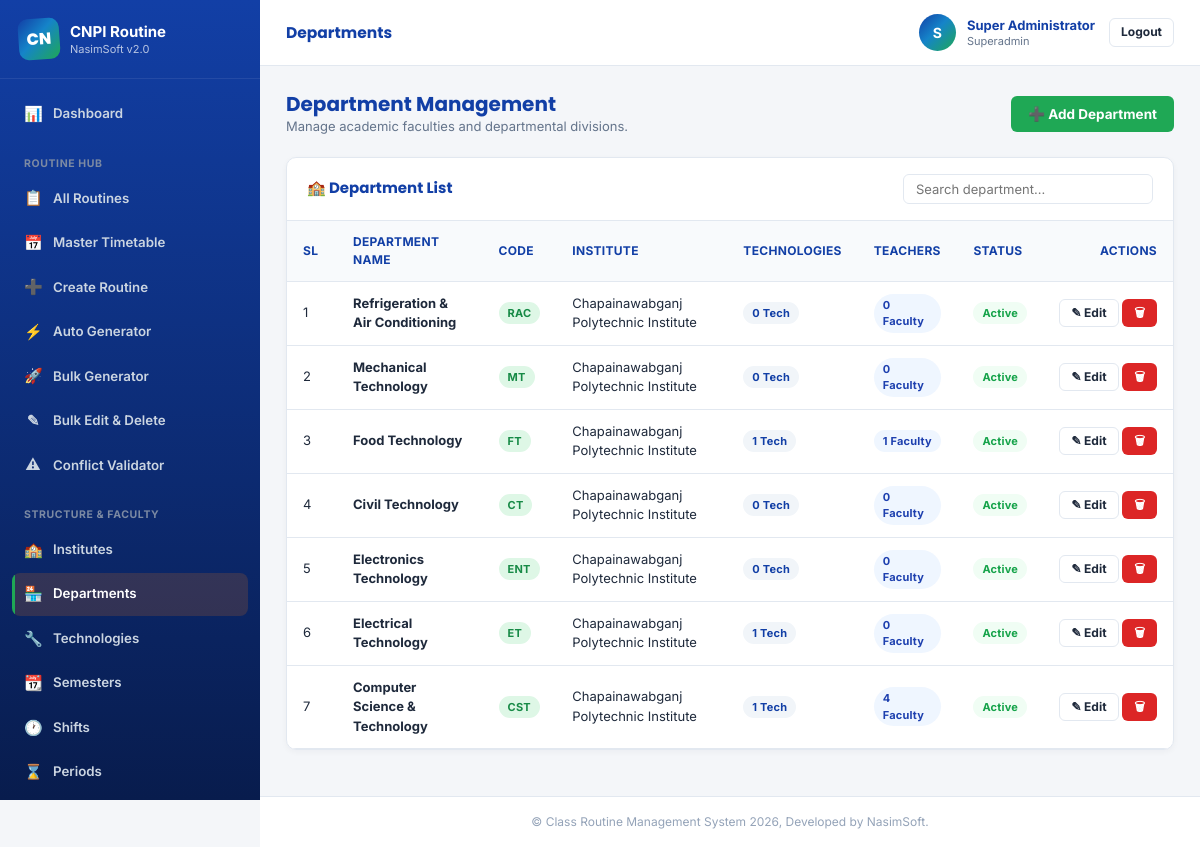
The app's page /admin/departments.php (signed in) with its own data.
### tables this page shows
CREATE TABLE `departments` (
    `id` INT AUTO_INCREMENT PRIMARY KEY,
    `institute_id` INT NOT NULL,
    `name` VARCHAR(150) NOT NULL,
    `code` VARCHAR(30) NOT NULL,
    `active` TINYINT(1) NOT NULL DEFAULT 1,
    `created_at` TIMESTAMP DEFAULT CURRENT_TIMESTAMP,
    `updated_at` TIMESTAMP DEFAULT CURRENT_TIMESTAMP ON UPDATE CURRENT_TIMESTAMP,
    FOREIGN KEY (`institute_id`) REFERENCES `institutes`(`id`) ON DELETE CASCADE,
    INDEX `idx_dept_institute` (`institute_id`),
    INDEX `idx_dept_code` (`code`)
);

CREATE TABLE `institutes` (
    `id` INT AUTO_INCREMENT PRIMARY KEY,
    `name` VARCHAR(255) NOT NULL,
    `short_name` VARCHAR(50) NOT NULL,
    `code` VARCHAR(50) NULL,
    `address` TEXT NULL,
    `email` VARCHAR(120) NULL,
    `phone` VARCHAR(50) NULL,
    `logo_path` VARCHAR(255) NULL,
    `created_at` TIMESTAMP DEFAULT CURRENT_TIMESTAMP,
    `updated_at` TIMESTAMP DEFAULT CURRENT_TIMESTAMP ON UPDATE CURRENT_TIMESTAMP
);

### includes/functions.php (called while the page is built, shortened)
<?php
function generateCsrfToken(): string {
    return $_SESSION['csrf_token'];
}

### admin/departments.php (the view, shortened to what this page needs)
<?php
$db = Database::getInstance();
$departments = $db->query("
    SELECT d.*, i.name as institute_name,
           (SELECT COUNT(*) FROM technologies WHERE department_id = d.id) as tech_count,
           (SELECT COUNT(*) FROM teachers WHERE department_id = d.id) as teacher_count
    FROM departments d
    LEFT JOIN institutes i ON d.institute_id = i.id
    ORDER BY d.id DESC
")->fetchAll();
require_once __DIR__ . '/../includes/header.php';
?>
<div style="display: flex; justify-content: space-between; align-items: center; margin-bottom: 20px;">
    <div>
        <h2 style="color: var(--navy-blue); font-size: 20px; font-weight: 700;">Department Management</h2>
        <p style="color: var(--text-muted); font-size: 13px;">Manage academic faculties and departmental divisions.</p>
    </div>
    <button class="btn btn-accent" onclick="App.openModal('deptModal')">&#10133; Add Department</button>
</div>
<div class="card">
    <div class="card-header">
        <h3>&#127979; Department List</h3>
        <input type="text" id="deptSearch" class="form-control" placeholder="Search department..." style="max-width: 250px; padding: 6px 12px; font-size: 13px;">
    </div>
    <div class="card-body" style="padding: 0;">
        <div class="table-responsive">
            <table class="table" id="deptTable">
                <thead>
                    <tr>
                        <th style="width: 50px;">SL</th>
                        <th>Department Name</th>
                        <th>Code</th>
                        <th>Institute</th>
                        <th>Technologies</th>
                        <th>Teachers</th>
                        <th>Status</th>
                        <th style="width: 130px; text-align: right;">Actions</th>
                    </tr>
                </thead>
                <tbody>
                    <?php if (empty($departments)): ?>
                        <tr>
                            <td colspan="8" style="text-align: center; padding: 25px; color: var(--text-muted);">No departments found.</td>
                        </tr>
                    <?php else: ?>
                        <?php foreach ($departments as $idx => $d): ?>
                            <tr>
                                <td><?= $idx + 1 ?></td>
                                <td><strong><?= htmlspecialchars($d['name']) ?></strong></td>
                                <td><span class="badge badge-accent"><?= htmlspecialchars($d['code']) ?></span></td>
                                <td><?= htmlspecialchars($d['institute_name'] ?? 'N/A') ?></td>
                                <td><span class="badge badge-info"><?= $d['tech_count'] ?> Tech</span></td>
                                <td><span class="badge badge-primary"><?= $d['teacher_count'] ?> Faculty</span></td>
                                <td>
                                    <span class="badge <?= $d['active'] ? 'badge-success' : 'badge-danger' ?>">
                                        <?= $d['active'] ? 'Active' : 'Inactive' ?>
                                    </span>
                                </td>
                                <td style="text-align: right;">
                                    <a href="departments.php?edit=<?= $d['id'] ?>" class="btn btn-outline btn-sm">&#9998; Edit</a>
                                    <button class="btn btn-danger btn-sm" onclick="App.confirm('Are you sure you want to delete this department?', () => { window.location.href='departments.php?delete=<?= $d['id'] ?>&csrf_token=<?= generateCsrfToken() ?>'; })">&#128465;</button>
                                </td>
                            </tr>
                        <?php endforeach; ?>
                    <?php endif; ?>
                </tbody>
            </table>
        </div>
    </div>
</div>
<?php require_once __DIR__ . '/../includes/footer.php'; ?>

### assets/css/style.css (style rules this page uses)
:root { --navy: #123FA6; --navy-dark: #0A2A6E; --navy-soft: #1A50C9; --orange: #1FA855; --orange-dark: #178A46; --orange-light: #DEF7E6; --brand-gradient: linear-gradient(135deg, #123FA6 0%, #1584C9 45%, #1FA855 100%); --bg-light: #F4F6F9; --surface: #FFFFFF; --text-dark: #1E293B; --text-muted: #64748B; --text-faint: #94A3B8; --border-color: #E2E8F0; --success: #16A34A; --success-bg: #F0FDF4; --danger: #DC2626; --danger-bg: #FEF2F2; --warning: #D97706; --warning-bg: #FEF3C7; --info: #2563EB; --info-bg: #EFF6FF; --font-body: 'Inter', -apple-system, BlinkMacSystemFont, 'Segoe UI', Roboto, sans-serif; --font-heading: 'Poppins', var(--font-body); --font-print: 'Times New Roman', Georgia, 'Noto Serif', serif; --radius-sm: 6px; --radius: 10px; --radius-lg: 16px; --shadow-sm: 0 2px 6px rgba(15, 23, 42, 0.04); --shadow: 0 8px 24px rgba(15, 23, 42, 0.08); --shadow-lg: 0 20px 50px rgba(15, 23, 42, 0.18); --navy-blue: var(--navy); --dark-orange: var(--orange-dark); --accent: var(--orange); --border: var(--border-color); --light-gray: var(--bg-light); }
*, *::before, *::after { box-sizing: border-box; }
html { -webkit-text-size-adjust: 100%; }
body { margin: 0; font-family: var(--font-body); background: var(--bg-light); color: var(--text-dark); line-height: 1.5; -webkit-font-smoothing: antialiased; overflow-x: hidden; max-width: 100vw; }
h1, h2, h3, h4, h5, h6 { font-family: var(--font-heading); line-height: 1.25; margin: 0; }
p { margin: 0; }
a { color: inherit; }
button { font-family: inherit; }
.btn { display: inline-flex; align-items: center; gap: 6px; padding: 9px 16px; border-radius: var(--radius-sm); font-size: 13.5px; font-weight: 700; text-decoration: none; cursor: pointer; border: 1px solid transparent; transition: all 0.15s ease; line-height: 1.2; white-space: nowrap; }
.btn-sm { padding: 6px 11px; font-size: 12px; }
.btn-accent, .btn-orange { background: var(--orange); color: #FFF; }
.btn-outline { border-color: var(--border-color); color: var(--text-dark); background: #FFF; }
.btn-danger { background: var(--danger); color: #FFF; }
.badge { font-size: 11px; font-weight: 700; padding: 3px 9px; border-radius: 20px; display: inline-block; letter-spacing: 0.2px; }
.badge-primary { background: var(--info-bg); color: #1E40AF; }
.badge-accent { background: var(--orange-light); color: var(--orange-dark); }
.badge-success { background: var(--success-bg); color: var(--success); }
.badge-info { background: #F1F5F9; color: var(--navy); }
.form-control, .form-select { width: 100%; padding: 10px 12px; font-size: 13.5px; font-family: inherit; color: var(--text-dark); border: 1px solid var(--border-color); border-radius: var(--radius-sm); outline: none; background: #FFF; transition: border-color 0.15s ease, box-shadow 0.15s ease; }
.card { background: var(--surface); border: 1px solid var(--border-color); border-radius: var(--radius); margin-bottom: 20px; box-shadow: var(--shadow-sm); overflow: hidden; }
.card-header { padding: 16px 20px; border-bottom: 1px solid var(--border-color); display: flex; justify-content: space-between; align-items: center; gap: 12px; flex-wrap: wrap; }
.card-header h3 { font-size: 15px; font-weight: 700; color: var(--navy); }
.card-body { padding: 20px; }
.table-responsive, .table-card { overflow-x: auto; }
.table { width: 100%; border-collapse: collapse; text-align: left; }
.table th, .table td { padding: 12px 16px; border-bottom: 1px solid var(--border-color); font-size: 13px; vertical-align: middle; }
.table th { background: #F8FAFC; color: var(--navy); font-weight: 700; font-size: 12px; text-transform: uppercase; letter-spacing: 0.3px; }
body.admin-body { display: flex; min-height: 100vh; }

### records on screen
departments: name "Refrigeration & Air Conditioning", code "RAC", institute.name "Chapainawabganj Polytechnic Institute", tech_count "0", teacher_count "0", active "Active"
departments: name "Mechanical Technology", code "MT", institute.name "Chapainawabganj Polytechnic Institute", tech_count "0", teacher_count "0", active "Active"
departments: name "Food Technology", code "FT", institute.name "Chapainawabganj Polytechnic Institute", tech_count "1", teacher_count "1", active "Active"
departments: name "Civil Technology", code "CT", institute.name "Chapainawabganj Polytechnic Institute", tech_count "0", teacher_count "0", active "Active"
departments: name "Electronics Technology", code "ENT", institute.name "Chapainawabganj Polytechnic Institute", tech_count "0", teacher_count "0", active "Active"
departments: name "Electrical Technology", code "ET", institute.name "Chapainawabganj Polytechnic Institute", tech_count "1", teacher_count "0", active "Active"
departments: name "Computer Science & Technology", code "CST", institute.name "Chapainawabganj Polytechnic Institute", tech_count "1", teacher_count "4", active "Active"

### other values on screen
mb_substr($brandName, 0, 2) "CN"
$brandName "CNPI"
$pageTitle "Departments"
substr($userName, 0, 1) "S"
$userName "Super Administrator"
$userRole "Superadmin"
